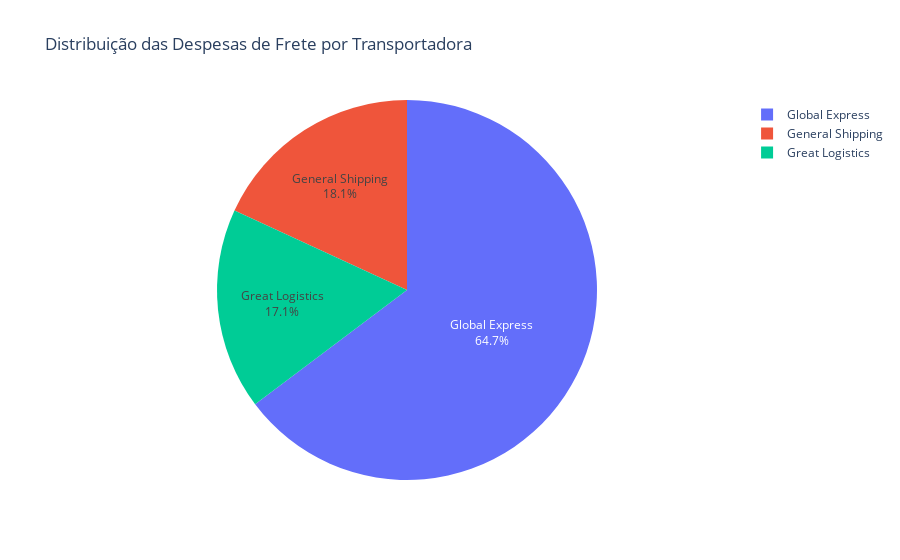

Here is the notebook cell this chart was saved with:
### Markdown cell above
## 4 - Qual a despesa com frete envolvendo cada transportadora?

### Code cell
query_despesa_frete_transportadora = """
SELECT
    t.nome AS transportadora,
    SUM(v.frete) AS total_frete
FROM vendas v
JOIN transportadoras t ON v.transportadora_id = t.id
GROUP BY t.nome
ORDER BY SUM(v.frete) DESC;
"""

df_despesa_frete_transportadora = execute_query(query_despesa_frete_transportadora)
df_despesa_frete_transportadora

# Gráfico de barras verticais - Despesa com Frete por Transportadora
plt.figure(figsize=(12, 8))

bars = plt.bar(range(len(df_despesa_frete_transportadora)), df_despesa_frete_transportadora['total_frete'], 
               color=plt.cm.viridis(np.linspace(0, 1, len(df_despesa_frete_transportadora))))
plt.xticks(range(len(df_despesa_frete_transportadora)), df_despesa_frete_transportadora['transportadora'], 
           rotation=45, ha='right')
plt.title('Despesa com Frete por Transportadora', fontsize=16, fontweight='bold')
plt.ylabel('Total de Frete ($)', fontsize=12)
plt.grid(True, alpha=0.3, axis='y')

# Adicionar valores nas barras
for i, bar in enumerate(bars):
    height = bar.get_height()
    plt.annotate(f'${height:,.0f}',
                xy=(bar.get_x() + bar.get_width() / 2, height),
                xytext=(0, 3), textcoords="offset points",
                ha='center', va='bottom', fontsize=10, fontweight='bold', rotation=45)

plt.tight_layout()
plt.show()

# Gráfico de pizza para distribuição percentual
fig_pie = px.pie(df_despesa_frete_transportadora, values='total_frete', names='transportadora', 
                 title='Distribuição das Despesas de Frete por Transportadora')
fig_pie.update_traces(textposition='inside', textinfo='percent+label')
fig_pie.update_layout(font=dict(size=12))
fig_pie.show()

# Resumo estatístico
print(f"\nRESUMO - Despesas com Frete:")
print(f"   • Total de transportadoras: {len(df_despesa_frete_transportadora)}")
print(f"   • Despesa total com frete: ${df_despesa_frete_transportadora['total_frete'].sum():,.2f}")
print(f"   • Transportadora com maior custo: {df_despesa_frete_transportadora.iloc[0]['transportadora']} (${df_despesa_frete_transportadora.iloc[0]['total_frete']:,.2f})")
if len(df_despesa_frete_transportadora) > 1:
    print(f"   • Transportadora com menor custo: {df_despesa_frete_transportadora.iloc[-1]['transportadora']} (${df_despesa_frete_transportadora.iloc[-1]['total_frete']:,.2f})")
print(f"   • Participação da mais cara: {(df_despesa_frete_transportadora.iloc[0]['total_frete']/df_despesa_frete_transportadora['total_frete'].sum())*100:.1f}%")

### Figure 1 — Plotly figure (JSON) as saved in the notebook; plotly's stock layout.template omitted (floating-point values rounded to 4 significant figures)
{"data": [{"domain": {"x": [0, 1], "y": [0, 1]}, "hovertemplate": "transportadora=%{label}<br>total_frete=%{value}<extra></extra>", "labels": ["Global Express", "General Shipping", "Great Logistics"], "legendgroup": "", "name": "", "showlegend": true, "textinfo": "percent+label", "textposition": "inside", "type": "pie", "values": [70900.0, 19840.0, 18770.0]}], "layout": {"font": {"size": 12}, "legend": {"tracegroupgap": 0}, "title": {"text": "Distribuição das Despesas de Frete por Transportadora"}}}
